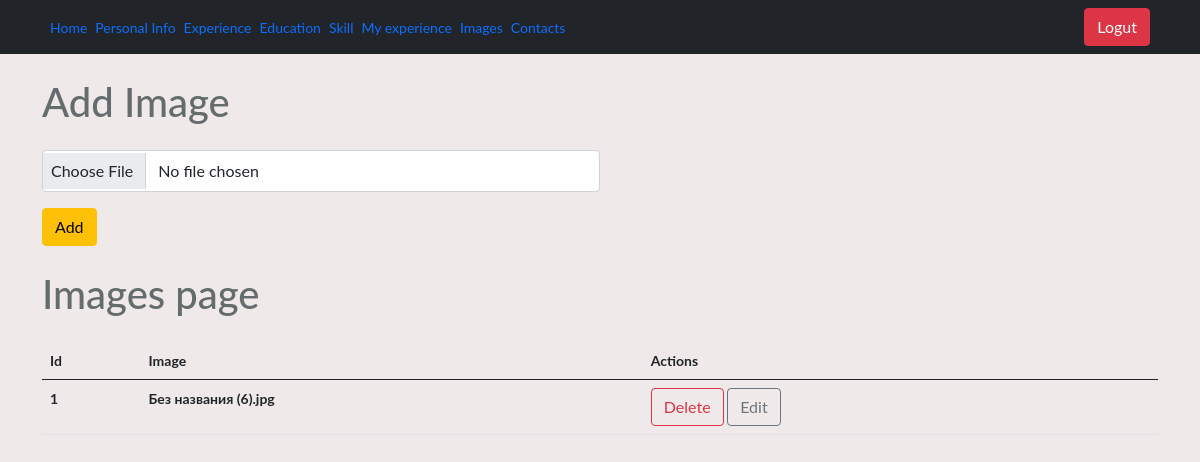
Page /admin/images on the earlier database version.
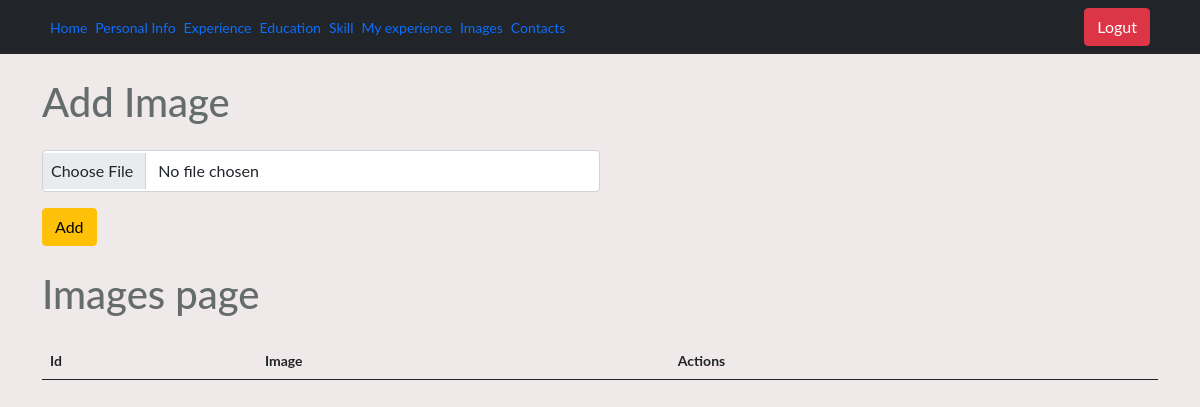
Same page on the later database version.
### models.py (models this page shows)
class Image(db.Model):
    id=db.Column(db.Integer,primary_key=True)
    image=db.Column(db.String(100))

### controllers/admin/images.py (the view, shortened to what this page needs)
@login_required
@app.route('/admin/images', methods=['GET','POST'])
def admin_images_index():
    from run import db
    from models import Image
    images=Image.query.all()
    return render_template('admin/images.html',images=images)

### controllers/admin/main.py (called while the page is built)
@app.before_request
def before_request():
    g.user = current_user

### templates/admin/images.html
{% extends "admin/dashboard.html" %} {% block content %}
<div class="container">
  <h1 class="adminpage ml-4 mt-4">Add Image</h1>
  <form
    action="/admin/images"
    method="POST"
    enctype="multipart/form-data"
    class="w-50 ml-4 mt-4"
  >
    <input type="file" name="image" class="form-control my-2 p-2" />
    <input type="submit" class="btn btn-warning my-2" value="Add" />
  </form>
  <h1 class="adminpage ml-4 mt-3">Images page</h1>
  <table class="table table-hover mt-4 ml-4">
    <thead>
      <tr>
        <th scope="col">Id</th>
        <th scope="col">Image</th>
        <th scope="col">Actions</th>
      </tr>
    </thead>
    <tbody>
      {% for image in images %}
      <tr>
        <th scope="row">{{image.id}}</th>
        <th scope="row">{{image.image}}</th>
        <td>
          <a href="/deleteimg/{{image.id}}" class="btn btn-outline-danger"
            >Delete</a
          >
          <a href="/updateimg/{{image.id}}" class="btn btn-outline-secondary"
            >Edit</a
          >
        </td>
      </tr>
      {% endfor %}
    </tbody>
  </table>
</div>
{% endblock %}

### templates/admin/dashboard.html (shortened to what this page needs)
<!DOCTYPE html>
<html lang="en">
  <head>
    <link
      href="{{ url_for('static', filename='bootstrap.min.css') }}"
      rel="stylesheet"
    />
    <link rel="stylesheet" href="/static/admin/css/style.css" />
  </head>
  <body>
    <nav class="navbar m-0 p-0 bg-dark">
      <div class="container">
        <ul class="navbar-nav d-flex flex-row p-2">
          <li class="nav-item ml-3">
            <a class="nav-link active" aria-current="page" href="/admin/home"
              >Home</a
            >
          </li>
          <li class="nav-item mx-2">
            <a class="nav-link" href="/admin/persinfo">Personal Info</a>
          </li>
          <li class="nav-item">
            <a class="nav-link" href="/admin/experience">Experience</a>
          </li>
          <li class="nav-item mx-2">
            <a class="nav-link" href="/admin/education">Education</a>
          </li>
          <li class="nav-item">
            <a class="nav-link" href="/admin/skill">Skill</a>
          </li>
          <li class="nav-item mx-2">
            <a class="nav-link" href="/admin/myexperience">My experience</a>
          </li>
          <li class="nav-item">
            <a class="nav-link" href="/admin/images">Images</a>
          </li>
          <li class="nav-item mx-2">
            <a class="nav-link" href="/admin/socialprof">Contacts</a>
          </li>
        </ul>
        <div class="d-flex align-items-center">
          <button
            class="btn btn-danger m-2"
            onclick="window.location.href = '/logout'"
          >
            Logut
          </button>
        </div>
      </div>
    </nav>
    {% block content %} {% endblock %}
  </body>
</html>

### static/app/css/style.css (style rules this page uses)
body { font-family: Lato, serif, Calibri, Arial; font-size: 14px; background-color: #efe9e9; color: #656c6d; font-weight: 400; margin: 0; padding: 0; box-sizing: border-box; }

Differences in the rows shown:
removed Image: id "1", image "Без названия (6).jpg"
